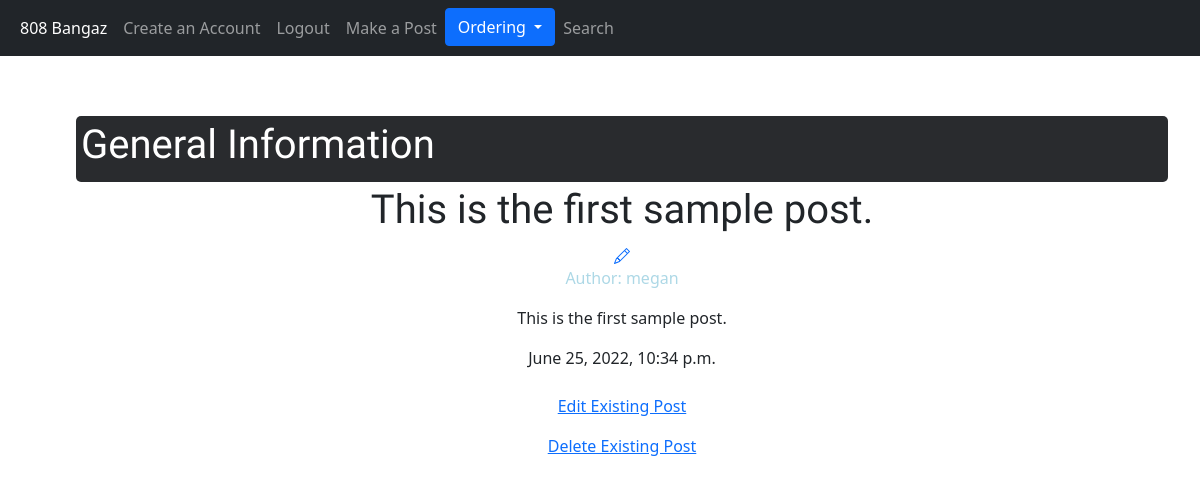
The page /post/31/detail/ (signed in) on the database as committed earlier.
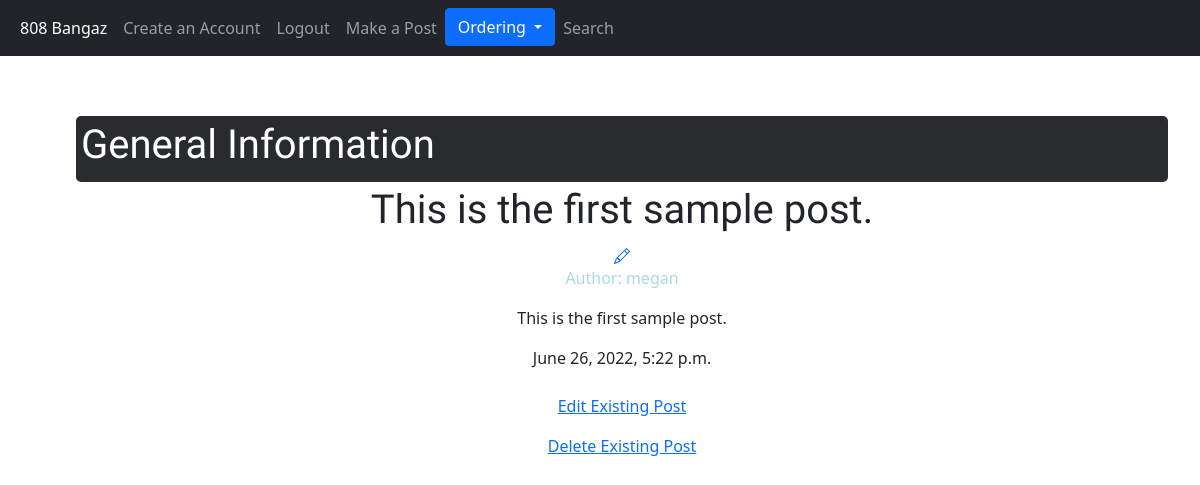
The same page on the database as committed later.
### blogs/models.py (models this page shows, shortened)
class Post(models.Model):
    author = models.ForeignKey(settings.AUTH_USER_MODEL, on_delete=models.CASCADE)
    title = models.CharField(max_length=200)
    text = models.TextField()
    created_date = models.DateTimeField(default=timezone.now)
    published_date = models.DateTimeField(blank=True, null=True)

### blogs/views.py (the view)
# urls.py: path('post/<int:pk>/detail/', views.post_details, name='post_details'),
def post_details(request, pk):
    post = get_object_or_404(Post, pk=pk)
    return render(request, 'blogs/post_detail.html', {'post': post})

### blogs/templates/blogs/post_detail.html (shortened to what this page needs)
{% extends 'blogs/base.html' %}
{% block content %}
    {% if user.is_authenticated %}
        <article class="post">
            <aside class="actions">
                <center>
                    <h1>{{ post.title }}</h1>
                    {% load static %}
                    <a href="{% url 'post_edit' pk=post.pk %}">
                    </a>
                    <p style="color: lightblue;">Author: {{ post.author }}</p>
                    <p>{{ post.text }}</p>
                        <time class="date">
                            {{ post.published_date }}<br>
                        </time>
                    <br>
                    <p><a href="{% url 'post_edit' pk=post.pk %}">Edit Existing Post</a></p>
                    <p><a href="{% url 'delete' pk=post.pk %}">Delete Existing Post</a></p>
                    <br>
                </center>
            </aside>
        {% endif %}
        </article>
{% endblock %}

Rows that differ between the two databases and show on the page:
changed Post "This is the first sample post.": published_date "June 25, 2022, 10:34 p.m." → "June 26, 2022, 5:22 p.m."
